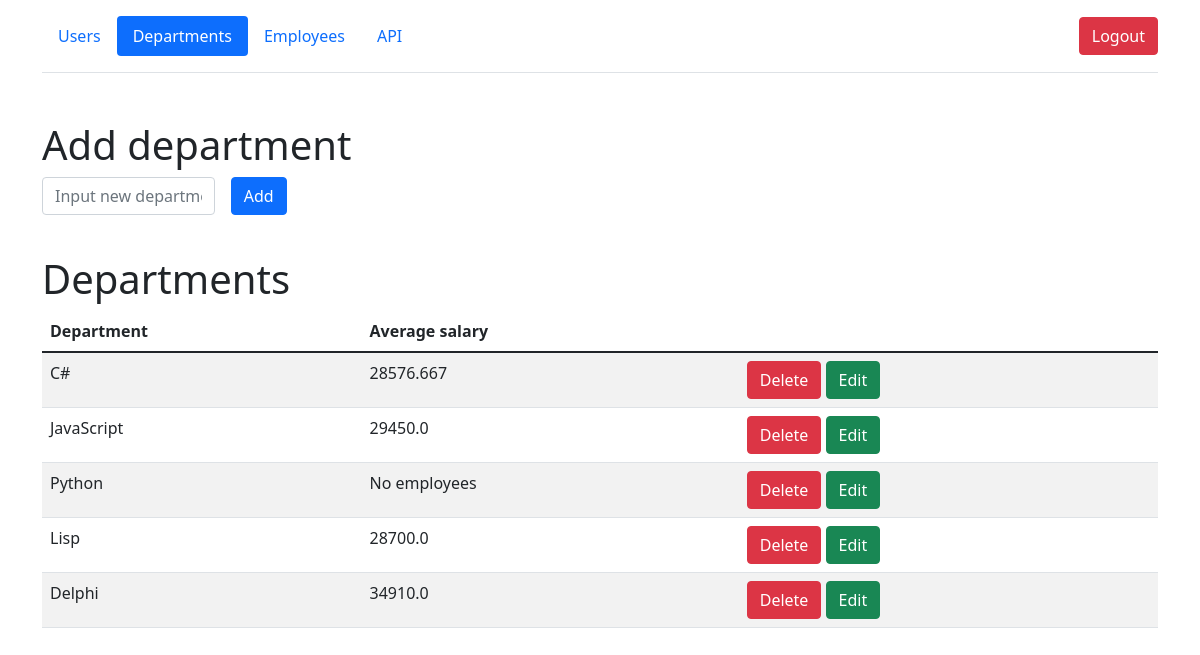
Before: /departments (signed in) with the older database file.
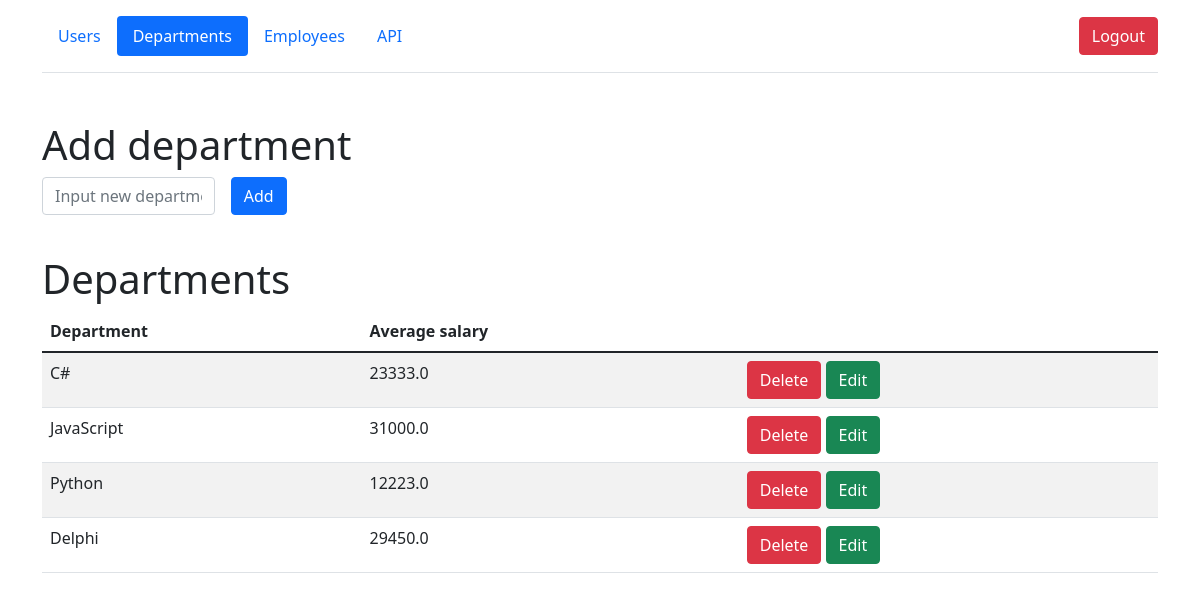
After: the same page with the newer database file.
### models/departments.py (models this page shows, shortened)
class Departments(db.Model):
    __table_args__ = {'extend_existing': True}
    id = db.Column(db.Integer, primary_key=True)
    department = db.Column(db.String(50), nullable=False)

### views/views_departments.py (the view, shortened to what this page needs)
@api_departments.route('/departments', methods=['POST', 'GET'])
@login_required
def departments_page():
    departments = Departments.query.all()
    employees = Employees.query.all()
    dnt_salary = avg_salaries(departments, employees)
    if session.get('user') == ADMIN:
        return render_template('departments.html', departments=departments, dnt_salary=dnt_salary)
    return render_template('departments_for_users.html', departments=departments, dnt_salary=dnt_salary)

### migrations/migrations_funcs.py (called while the page is built)
def avg_salaries(departments, employees):
    dnt_salary = {}
    for dnt in departments:
        dnt_salary[dnt.department] = []
    for emp in employees:
        for dnt in departments:
            if emp.department == dnt.department:
                dnt_salary[dnt.department].append(emp.salary)
    for dnt_name in dnt_salary:
        avg_salary = None
        if dnt_salary[dnt_name]:
            avg_salary = 0
            for salary in dnt_salary[dnt_name]:
                avg_salary += salary
            avg_salary /= len(dnt_salary[dnt_name])
            dnt_salary[dnt_name] = round(avg_salary, 3)
        else:
            avg_salary = 'No employees'
            dnt_salary[dnt_name] = avg_salary
    return dnt_salary

### views/views_departments.py (called while the page is built)
@api_departments.before_request
def check_session():
    users = User.query.filter_by(login=session.get('user')).all()
    if users:
        login_user(users[0])
        session.permanent = False
    else:
        return redirect('/')

### templates/departments.html (shortened to what this page needs)
{% extends 'base.html' %}
{% block body %}
<div class="container">
        <header class="d-flex flex-wrap align-items-center justify-content-center justify-content-md-between py-3 mb-4 border-bottom">
          <ul class="nav nav-pills">
              <li class="nav-item"><a href="/users" class="nav-link">Users</a></li>
            <li class="nav-item"><a href="/departments" class="nav-link active">Departments</a></li>
            <li class="nav-item"><a href="/employees" class="nav-link">Employees</a></li>
              <li class="nav-item"><a href="/api_list" class="nav-link">API</a></li>
          </ul>
            <div class="col-md-3 text-end">
                <a href="/logout">
                    <button type="button" class="btn btn-danger">Logout</button>
                </a>
              </div>
        </header>
</div>
    <div class="container mt-5">
        <h1>Add department</h1>
        <form method="post" class="row g-3 needs-validation">
            <div class="col-md-2">
                <input type="text" name="department" id="department" class="form-control" placeholder="Input new department">
            </div>
            <div class="col-md-2">
                <button class="btn btn-primary" type="submit">Add</button>
            </div>
            <div>
                <br>
            </div>
        </form>
        <h1>Departments</h1>
        <table id="data" class="table table-striped">
            <thead>
              <tr>
                <th>Department</th>
                  <th>Average salary</th>
                  <th></th>
              </tr>
            </thead>
            <tbody>
              {% for dnt in departments %}
                <tr>
                        {% if dnt.id == id %}
                     <form method="post" class="row g-3 needs-validation" novalidate>
                            <td>
                                <input type="text" name="new_department" class="form-control" value="{{ dnt.department }}">
                            </td>
                            <td>{% for dnt_name in dnt_salary %}
                              {% if dnt.department == dnt_name %}
                                {{ dnt_salary[dnt_name] }}
                              {% endif %}
                              {% endfor %}
                          </td>
                            <td>
                                <a href="/departments" class="btn btn-danger">Cancel</a>
                                <button class="btn btn-success" type="submit">Change</button>
                            </td>
                     </form>
                        {% else %}
                    <td>
                      {{ dnt.department }}
                    </td>
                  <td>{% for dnt_name in dnt_salary %}
                      {% if dnt.department == dnt_name %}
                        {{ dnt_salary[dnt_name] }}
                      {% endif %}
                      {% endfor %}
                  </td>
                     <td>
                         <a href="/departments/{{ dnt.id }}/del" class="btn btn-danger">Delete</a>
                        <a href="/departments/{{ dnt.id }}/edit" class="btn btn-success">Edit</a>
                    </td>
                    {% endif %}
                </tr>
              {% endfor %}
            </tbody>
  </table>
    </div>
{% endblock %}

### templates/base.html (shortened to what this page needs)
<!doctype html>
<html lang="en">
<head>
    <link rel="stylesheet" href="https://cdn.jsdelivr.net/npm/bootstrap@5.1.3/dist/css/bootstrap.min.css">
    <link href="/examples/vendors/bootstrap-datetimepicker/css/bootstrap-datetimepicker.min.css" rel="stylesheet">
</head>
<body>
    {% block body %}{% endblock %}
</body>
</html>

Changed rows visible on the page:
removed Departments: department "Lisp", department "28700.0"
computed for Departments (number 1 of 4 on the later page): department "28576.667" → "23333.0"
computed for Departments "JavaScript": department "29450.0" → "31000.0"
computed for Departments "Python": department "No employees" → "12223.0"
computed for Departments "Delphi": department "34910.0" → "29450.0"
